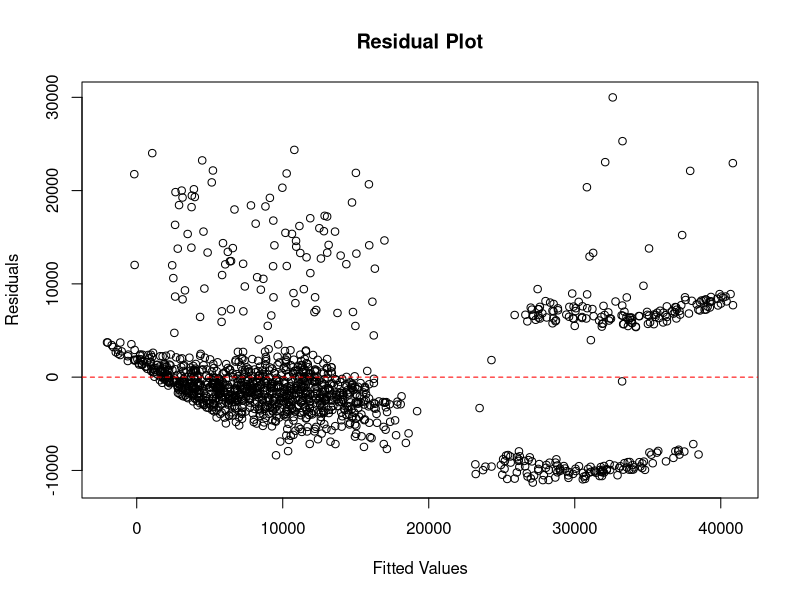
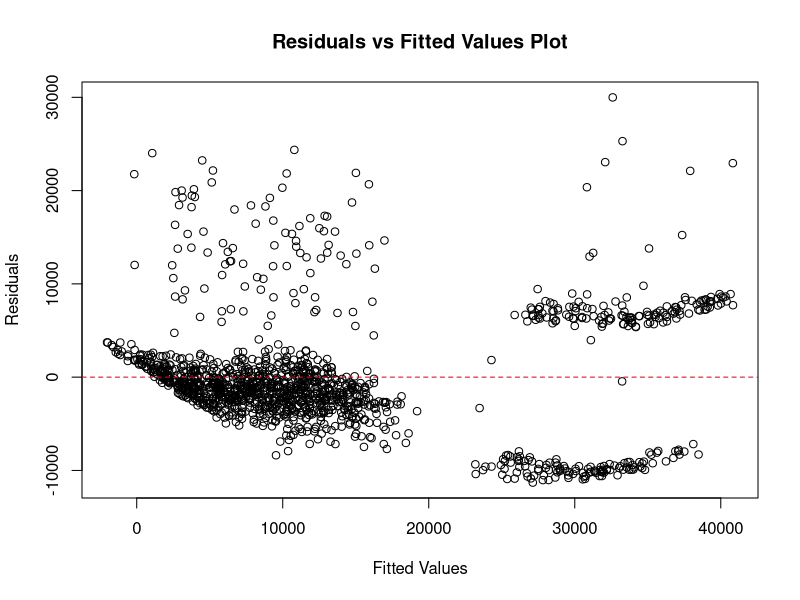
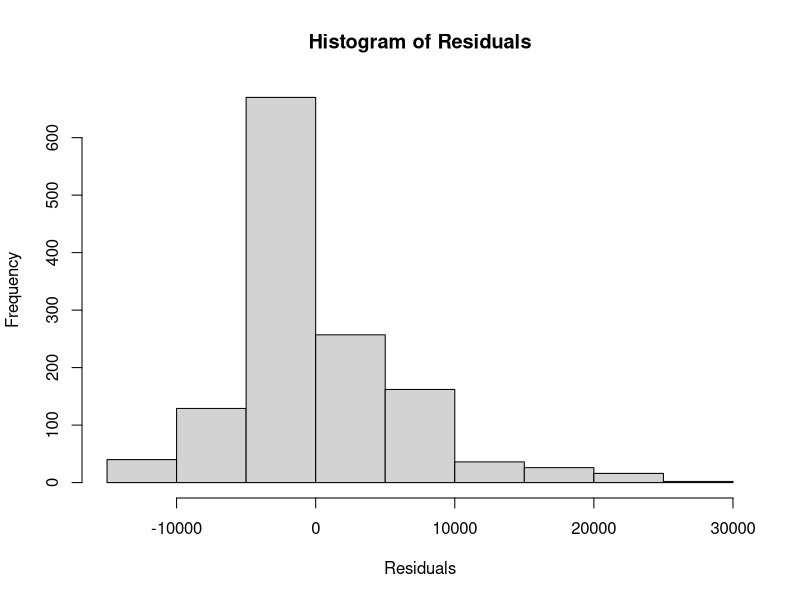
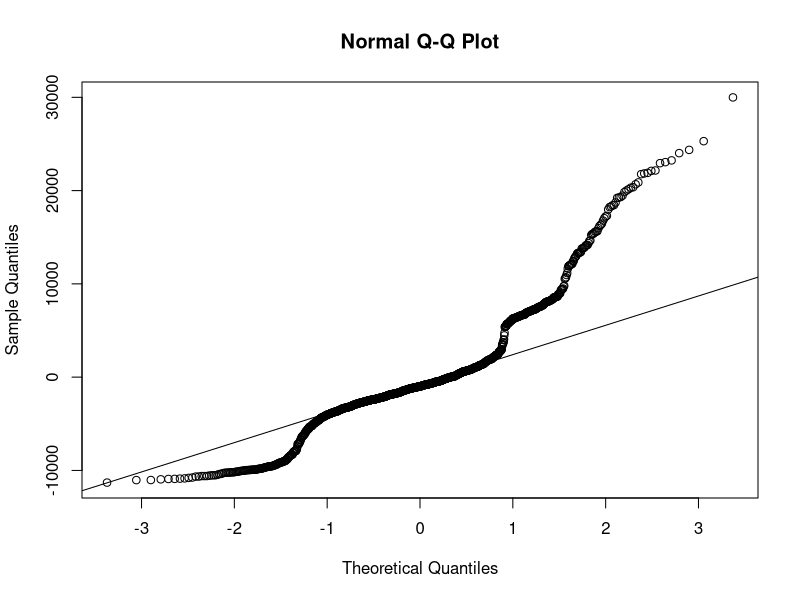

These figures' R source, in order:
# Set working directory to the folder the files to be imported are stored
getwd()

# Import the .csv file to the global evnironment
insrn = read.csv("insurance.csv", header = TRUE, sep=',')
insrn

# 1. Checking the type of each variable and printing the first few observations
str(insrn)
head(insrn)

# 2. Check if there are any missing values in the dataset
missing_values = colSums(is.na(insrn))
print(missing_values[missing_values > 0]) # There are no missing values in the dataset

# 3. Fit a multiple linear regression
# First we convert the dataset headers to variables
age_variable <- insrn$age
gender_variable <- insrn$Gender
bmi_variable <- insrn$bmi
children_variable <- insrn$children
smoker_variable <- insrn$smoker
region_variable <- insrn$region
charges_variable <- insrn$charges
# Now we fit a multiple linear regression
model = lm(charges_variable ~ age_variable + gender_variable 
           + bmi_variable + children_variable + smoker_variable 
           + region_variable, data = insrn)

summary(model)

# 4. Check for multicollinearity and remove the variables 
#    with VIF(Variance Inflation Factor) >= 10
# First we install the car package to remove the variables with VIF >= 10
install.packages("car")
library(car)

# Check for multicollinearity using VIF
vif_values = car::vif(model)

# Identify variables with VIF >= 10
high_vif_variables = names(vif_values[vif_values >= 10])

print(high_vif_variables)

# Remove variables with VIF >= 10 from the model
model_no_collinearity = update(model, . ~ . - high_vif_variables)


# 5. List the significant variables, interpret the adjusted R square plot the residuals

# Significant Variables
summary(model_no_collinearity)

# Interpret Adjusted R-squared plots
summary(model_no_collinearity)$adj.r.squared

# Plot the residuals
residuals = resid(model_no_collinearity)
plot(model_no_collinearity$fitted.values, residuals, xlab = "Fitted Values",
     ylab = "Residuals", main = "Residual Plot")
abline(h = 0, col = "red", lty = 2)

# 6. Check if there is any pattern or is it randomly distributed?

# Residuals vs Fitted Values Plot
plot(model_no_collinearity$fitted.values, residuals, xlab = "Fitted Values",
     ylab = "Residuals", main = "Residuals vs Fitted Values Plot")
abline(h = 0, col = "red", lty = 2)

# Histogram of residuals
hist(residuals, main = "Histogram of Residuals", xlab = "Residuals") 

# Q-Q Plot to compare the  distribution of residuals to a theoretical normal distribution
qqnorm(residuals)
qqline(residuals)


